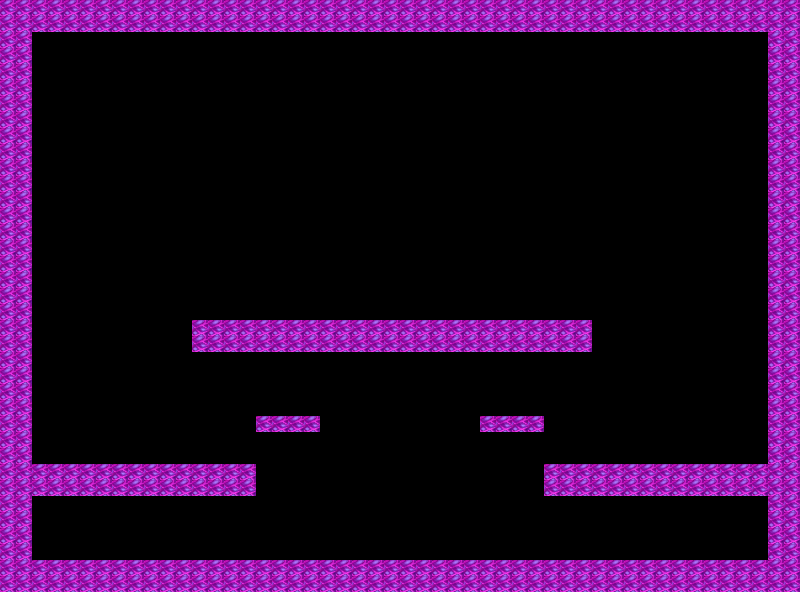

This game map was drawn from its Tiled (.tmx) file and the tilesets committed beside it. A one-line description and the trimmed map source follow:
An orthogonal 50x37 tile map with 16x16 px tiles, 2 tile layers (background, walls) and 2 objects (player, enemy).

<map version="1.4" tiledversion="2020.12.18" orientation="orthogonal" renderorder="right-down" width="50" height="37" tilewidth="16" tileheight="16" infinite="0" nextlayerid="4" nextobjectid="6">
 <tileset firstgid="1" name="tileset_basic" tilewidth="16" tileheight="16" tilecount="960" columns="32">
  <image source="tilesets/tileset_basic.png" width="512" height="480" />
 </tileset>
 <layer id="1" name="background" width="50" height="37" locked="1">
  <data>[1850 cells, 446 non-empty, 25 distinct tile ids]</data>
 </layer>
 <layer id="2" name="walls" width="50" height="37" locked="1">
  <data>[1850 cells, 446 non-empty, 1 distinct tile ids]</data>
 </layer>
 <objectgroup id="3" name="objects" locked="1">
  <object id="2" name="playerr" type="player" x="472.802" y="156.425" width="34.1076" height="71.7436" />
  <object id="3" name="skeleton" type="enemy" x="343.475" y="137.39" width="34.3475" height="98.3048" />
 </objectgroup>
</map>
